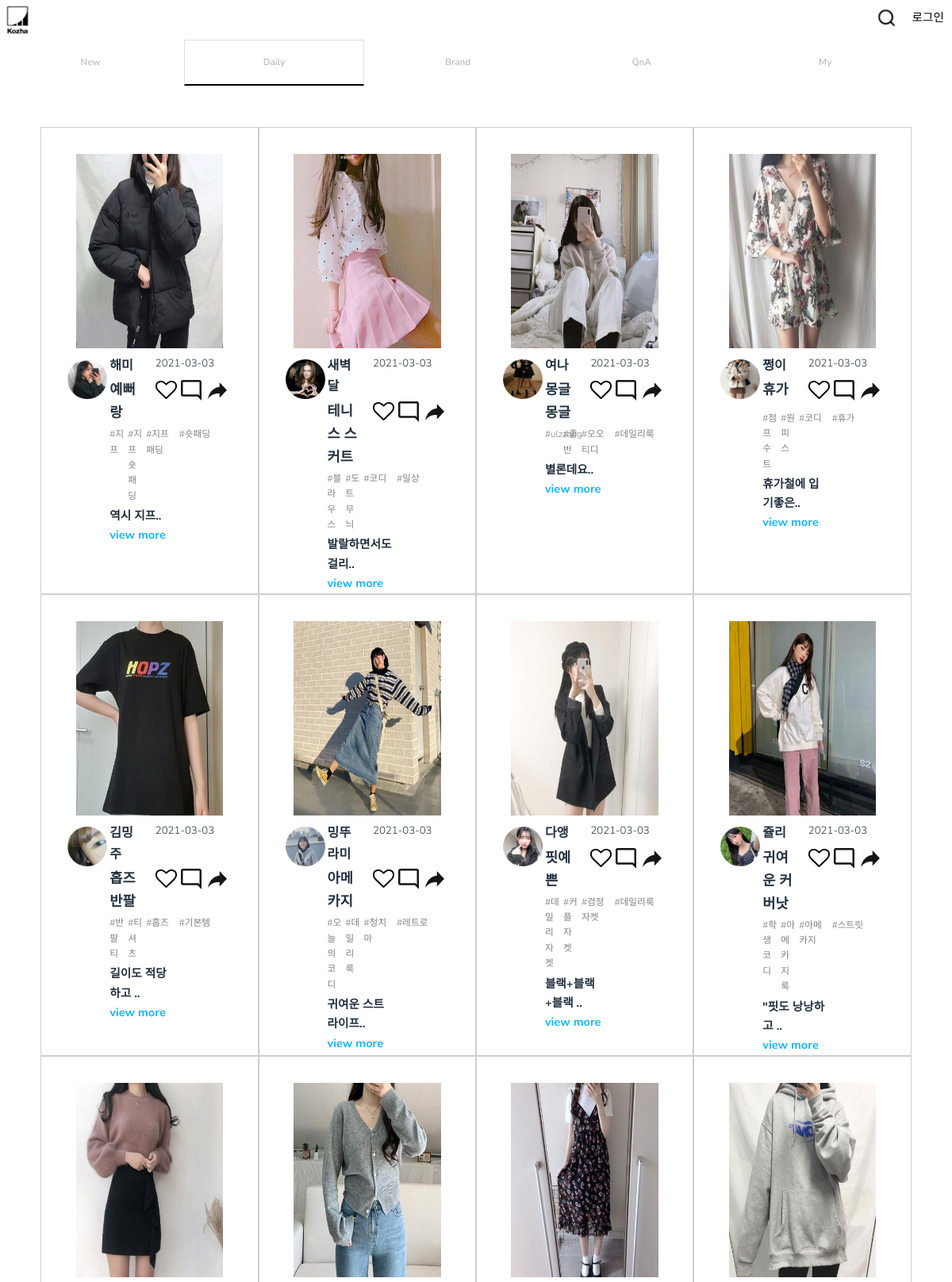
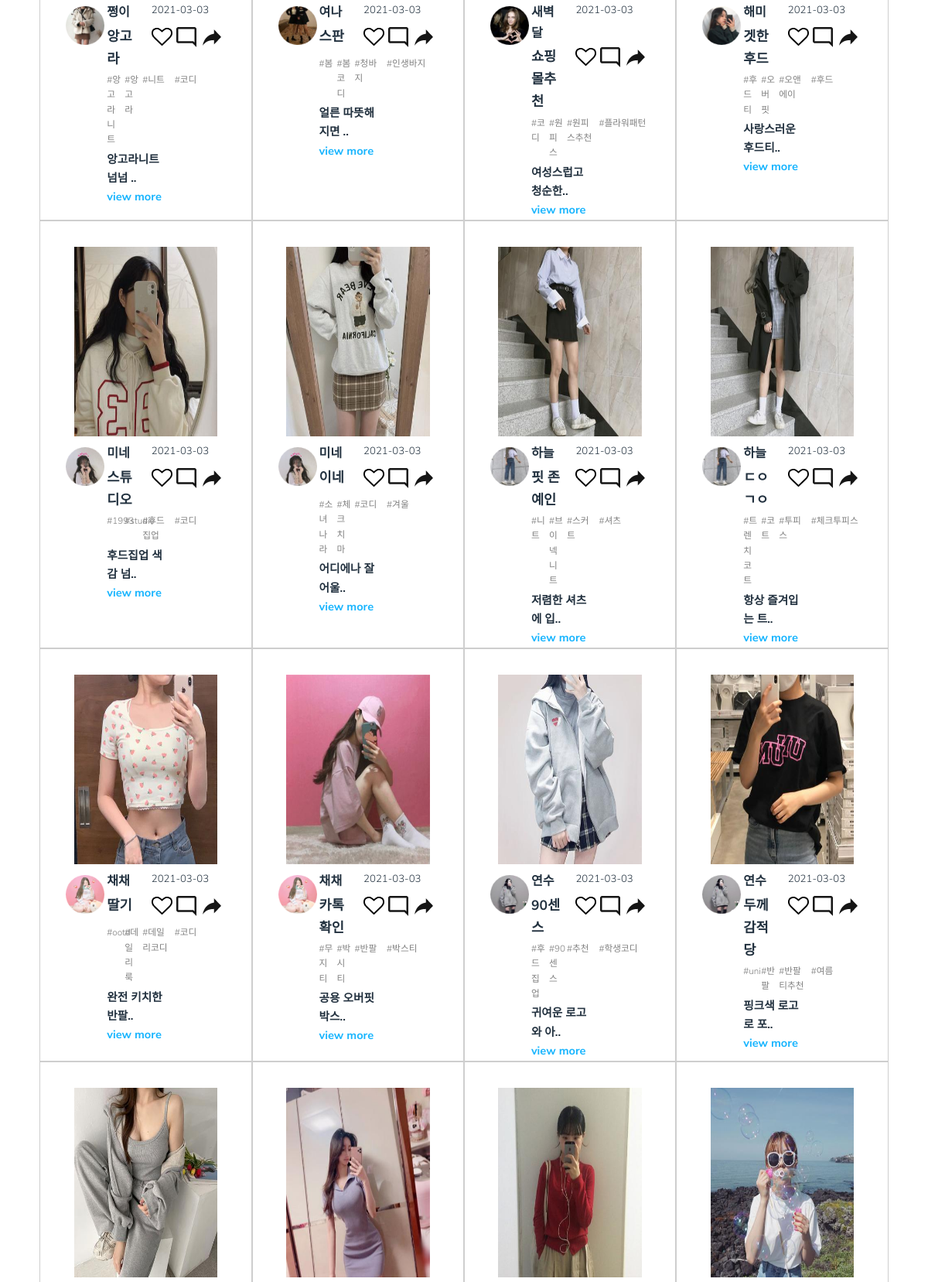
The app's page /daily (upper part) with its own data (2 pictures, top to bottom).
### kozha/models.py (models this page shows, shortened)
class Post(db.Model):
    id = db.Column(db.Integer, primary_key=True)
    title = db.Column(db.String(100), nullable=False)
    date_posted = db.Column(db.DateTime, nullable=False, default=datetime.utcnow())
    content = db.Column(db.Text, nullable=False)
    style = db.Column(db.String(30), nullable=False, default='베이직')
    tags = db.relationship('Hashtag', secondary=tags, backref=db.backref('tagging', lazy='dynamic'))
    content_img = db.Column(db.String(20), nullable=False, default='dummy_post.jpg')
    user_id = db.Column(db.Integer, db.ForeignKey('user.id'), nullable=False)

class User(db.Model, UserMixin):
    id = db.Column(db.Integer, primary_key=True)
    username = db.Column(db.String(20), unique=True, nullable=False)
    email = db.Column(db.String(120), unique=True, nullable=False)
    image_file = db.Column(db.String(20), nullable = False, default='dummy.jpg')
    password = db.Column(db.String(60), nullable=False)
    style = db.Column(db.String(30), nullable=False, default='베이직')
    posts = db.relationship('Post', backref='author', lazy=True)
    profile = db.Column(db.Text(), default='User Profile')

class Hashtag(db.Model):
    id = db.Column(db.Integer, primary_key=True)
    tagname = db.Column(db.String(20), nullable = False)

### kozha/routes.py (the view)
@app.route("/daily", methods=['GET','POST'])
def daily():
    if current_user.is_authenticated:
        posts = Post.query.filter_by(style=current_user.style).all()
        posts = reversed(posts)
    else:
        posts=Post.query.all()
        posts=reversed(posts)
    return render_template('daily.html', title='Daily', posts=posts)

### kozha/templates/daily.html (shortened to what this page needs)
{% extends "layout.html" %}
{% block content %}
<section id="galleries">
	<div class="gallery">
		<div class="content">
			{% for post in posts %}
			<div class="media">
				<a class="a-main-img" href="{{ url_for('post', post_id=post.id) }}">
					<img class="main-img" src="{{ url_for('static', filename='update_pics/'+post.content_img) }}" alt=""
						title="This right here is a caption." />
				</a>
				<div class="user_information">
					<div class="box1"><img
							src="{{ url_for('static', filename = 'profile_pics/' + post.author.image_file) }}"></div>
					<div class="box2">{{ post.author.username }}</div>
					<div class="box3">{{ post.date_posted.strftime('%Y-%m-%d') }}</div>
					<div class="box4">
						<div class="b1">
							<div class="like-heart-btn">
							</div>
						</div>
					</div>
					<div class="box5"><img src="{{ url_for('static', filename='images/comment_button.png') }}"></div>
					<div class="box6"><img src="{{ url_for('static', filename='images/share_button.png') }}"></div>
					<div class="box7">{{ post.title }}</div>
					<div class="box9">{{ post.tags[0].tagname }}</div>
					<div class="box10">{{ post.tags[1].tagname }}</div>
					<div class="box15">{{ post.tags[2].tagname }}</div>
					<div class="box16">{{ post.tags[3].tagname }}</div>
					<div class="box11">{{ post.content[:9] }}..<a href="{{ url_for('post', post_id = post.id) }}">view
							more</a></div>
					<div class="box12"></div>
				</div>
			</div>
			{% endfor %}
		</div>
	</div>
</section>
</section>
{% endblock content %}

### kozha/static/css/main.css (style rules this page uses)
html, body, div, span, applet, object, iframe, h1, h2, h3, h4, h5, h6, p, blockquote, pre, a, abbr, acronym, address, big, cite, code, del, dfn, em, img, ins, kbd, q, s, samp, small, strike, strong, sub, sup, tt, var, b, u, i, center, dl, dt, dd, ol, ul, li, fieldset, form, label, legend, table, caption, tbody, tfoot, thead, tr, th, td, article, aside, canvas, details, embed, figure, figcaption, footer, header, hgroup, menu, nav, output, ruby, section, summary, time, mark, audio, video { margin: 0; padding: 0; border: 0; font-size: 100%; font: inherit; vertical-align: baseline; }
article, aside, details, figcaption, figure, footer, header, hgroup, menu, nav, section { display: block; }
body { line-height: 1; }
body { -webkit-text-size-adjust: none; }
*, *:before, *:after { -moz-box-sizing: border-box; -webkit-box-sizing: border-box; box-sizing: border-box; }
body { -ms-overflow-style: scrollbar; }
body { background: #fff; }
body { background-color: #fff; color: #22313f; }
body, input, select, textarea { font-family: "Nunito Sans", Arial, Helvetica, sans-serif; font-size: 13pt; font-weight: 300; line-height: 1.65; }
@media screen and (max-width: 1680px) { body, input, select, textarea { font-size: 11pt; } }
@media screen and (max-width: 1280px) { body, input, select, textarea { font-size: 11pt; } }
a { text-decoration: none; color: #19b5fe; }
.gallery { padding: 3.5em; position: relative; overflow: hidden; min-height: 37em; background-color: #fff; }
.gallery .content { display: -ms-flexbox; display: -moz-flex; display: -webkit-flex; display: -ms-flex; display: flex; -moz-flex-wrap: wrap; -webkit-flex-wrap: wrap; -ms-flex-wrap: wrap; flex-wrap: wrap; -moz-justify-content: -moz-flex-start; -webkit-justify-content: -webkit-flex-start; -ms-justify-content: -ms-flex-start; justify-content: flex-start; }
.gallery .content .media { -moz-animation: gallery 0.75s ease-out 0.4s forwards; -webkit-animation: gallery 0.75s ease-out 0.4s forwards; -ms-animation: gallery 0.75s ease-out 0.4s forwards; animation: gallery 0.75s ease-out 0.4s forwards; margin-bottom: 0; overflow: hidden; opacity: 0; position: relative; width: 25%; }
.gallery .content .media a { display: block; }
.gallery .content .media img { -moz-transition: -moz-transform 0.2s ease-in-out; -webkit-transition: -webkit-transform 0.2s ease-in-out; -ms-transition: -ms-transform 0.2s ease-in-out; transition: transform 0.2s ease-in-out; }
.media { padding: 3%; border: 1px solid #cecece; padding-bottom: 1px; margin: 0%; background-color: #fff; }
.media img { object-position: cover; }
.media .a-main-img { text-align: center; margin-bottom: 2%; }
@media (min-width: 525px) { .media .a-main-img { height: 250px; } }
.media .a-main-img .main-img { width: 90%; height: 98%; }
.media .user_information { display: grid; grid-template-columns: 1.5fr repeat(8, 1fr); grid-template-rows: 4fr; grid-gap: 3px; }
.user_information .box1 { grid-column: 1; grid-row: 1/5; }
.user_information .box1 img { margin-top: 10%; width: 50px; height: 50px; min-height: 30px; min-width: 30px; }
.user_information .box2 { grid-column: 2/6; grid-row: 1/2; font-weight: bold; font-size: 110%; }
.user_information .box3 { grid-column: 7/11; grid-row: 1/2; font-size: 90%; }
.user_information .box4 { grid-column: 7; grid-row: 2/2; text-align: center; }
.user_information .box5 { grid-column: 8; grid-row: 2/2; text-align: center; }
.user_information .box6 { grid-column: 9; grid-row: 2/2; }
.user_information .box7 { grid-column: 2/6; grid-row: 2/2; font-weight: bold; font-size: 120%; }
.user_information .box9 { grid-column: 2/4; grid-row: 3/3; color: gray; font-size: 80%; }
.user_information .box10 { grid-column: 4/6; grid-row: 3/3; color: gray; font-size: 80%; }
.user_information .box15 { grid-column: 6/8; grid-row: 3/3; color: gray; font-size: 80%; }
.user_information .box16 { grid-column: 8/10; grid-row: 3/3; color: gray; font-size: 80%; }
.user_information .box11 { grid-column: 2/8; grid-row: 4/4; font-weight: bold; font-size: 100%; }
.user_information .box12 { grid-column: 6/9; grid-row: 4/4; color: gray; font-size: 70%; text-align: right; }
.b1 { width: 100%; height: 100%; }
.like-heart-btn { display: inline-block; font-size: 0; }
.like-heart { cursor: pointer; padding-bottom: 20%; transition: all 0.3s; transform-origin: center; }
@media screen and (min-width: 1100px) { .like-heart { width: 27px; } }
.box11 a { text-align: left; }

### records on screen
Post: content_img (picture), image_file (picture), author.username "해미", date_posted "2021-03-03", title "예뻐랑", tagname "#지프", tagname "#지프숏패딩", tagname "#지프패딩", tagname "#숏패딩", content "역시 지프"
Post: content_img (picture), image_file (picture), author.username "새벽달", date_posted "2021-03-03", title "테니스 스커트", tagname "#블라우스", tagname "#도트무늬", tagname "#코디", tagname "#일상", content "발랄하면서도 걸리"
Post: content_img (picture), image_file (picture), author.username "여나", date_posted "2021-03-03", title "몽글몽글", tagname "#ulzzang", tagname "#좋반", tagname "#오오티디", tagname "#데일리룩", content "별론데요"
Post: content_img (picture), image_file (picture), author.username "쩡이", date_posted "2021-03-03", title "휴가", tagname "#점프수트", tagname "#원피스", tagname "#코디", tagname "#휴가", content "휴가철에 입기좋은"
Post: content_img (picture), image_file (picture), author.username "김밍주", date_posted "2021-03-03", title "홉즈 반팔", tagname "#반팔티", tagname "#티셔츠", tagname "#홉즈", tagname "#기본템", content "길이도 적당하고"
Post: content_img (picture), image_file (picture), author.username "밍뚜라미", date_posted "2021-03-03", title "아메카지", tagname "#오늘의코디", tagname "#데일리룩", tagname "#청치마", tagname "#레트로", content "귀여운 스트라이프"
Post: content_img (picture), image_file (picture), author.username "다앵", date_posted "2021-03-03", title "핏예쁜", tagname "#데일리자켓", tagname "#커플자켓", tagname "#검정자켓", tagname "#데일리룩", content "블랙+블랙+블랙"
Post: content_img (picture), image_file (picture), author.username "쥴리", date_posted "2021-03-03", title "귀여운 커버낫", tagname "#학생코디", tagname "#아메카지룩", tagname "#아메카지", tagname "#스트릿", content "\"핏도 낭낭하고"
Post: content_img (picture), image_file (picture), author.username "쩡이", date_posted "2021-03-03", title "앙고라", tagname "#앙고라니트", tagname "#앙고라", tagname "#니트", tagname "#코디", content "앙고라니트 넘넘"
Post: content_img (picture), image_file (picture), author.username "여나", date_posted "2021-03-03", title "스판", tagname "#봄", tagname "#봄코디", tagname "#청바지", tagname "#인생바지", content "얼른 따뜻해지면"
Post: content_img (picture), image_file (picture), author.username "새벽달", date_posted "2021-03-03", title "쇼핑몰추천", tagname "#코디", tagname "#원피스", tagname "#원피스추천", tagname "#플라워패턴", content "여성스럽고 청순한"
Post: content_img (picture), image_file (picture), author.username "해미", date_posted "2021-03-03", title "겟한 후드", tagname "#후드티", tagname "#오버핏", tagname "#오앤에이", tagname "#후드", content "사랑스러운 후드티"
Post: content_img (picture), image_file (picture), author.username "미네", date_posted "2021-03-03", title "스튜디오", tagname "#1993", tagname "#studio", tagname "#후드집업", tagname "#코디", content "후드집업 색감 넘"
Post: content_img (picture), image_file (picture), author.username "미네", date_posted "2021-03-03", title "이네", tagname "#소녀나라", tagname "#체크치마", tagname "#코디", tagname "#겨울", content "어디에나 잘 어울"
Post: content_img (picture), image_file (picture), author.username "하늘", date_posted "2021-03-03", title "핏 존예인", tagname "#니트", tagname "#브이넥니트", tagname "#스커트", tagname "#셔츠", content "저렴한 셔츠에 입"
Post: content_img (picture), image_file (picture), author.username "하늘", date_posted "2021-03-03", title "ㄷㅇㄱㅇ", tagname "#트렌치코트", tagname "#코트", tagname "#투피스", tagname "#체크투피스", content "항상 즐겨입는 트"
Post: content_img (picture), image_file (picture), author.username "채채", date_posted "2021-03-03", title "딸기", tagname "#ootd", tagname "#데일리룩", tagname "#데일리코디", tagname "#코디", content "완전 키치한 반팔"
Post: content_img (picture), image_file (picture), author.username "채채", date_posted "2021-03-03", title "카톡 확인", tagname "#무지티", tagname "#박시티", tagname "#반팔", tagname "#박스티", content "공용 오버핏 박스"
Post: content_img (picture), image_file (picture), author.username "연수", date_posted "2021-03-03", title "90센스", tagname "#후드집업", tagname "#90센스", tagname "#추천", tagname "#학생코디", content "귀여운 로고와 아"
Post: content_img (picture), image_file (picture), author.username "연수", date_posted "2021-03-03", title "두께감적당", tagname "#uni", tagname "#반팔", tagname "#반팔티추천", tagname "#여름", content "핑크색 로고로 포"
Post: content_img (picture)
Post: content_img (picture)
Post: content_img (picture)
Post: content_img (picture)
